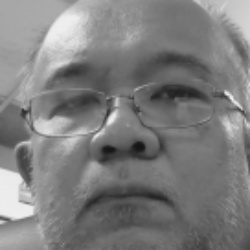
#> input picture OpenCV/faces/1.jpg, 250 x 250 px
$ python 1062_FaceRecognizer.py
#> lines starting #> are read from the running program, lines starting #| are printed output that depends on the picture; after the words box and inside, x2 and y2 are one past the last pixel; in counts of white or black regions, pixels touching at a corner belong together
#!/usr/bin/env python

import cv2
import numpy as np

from os import listdir
from os.path import isfile, join

path = './faces/'

print(dir(cv2.face))

path_files = [f for f in listdir(path) if isfile(join(path, f))]

Training, Index = [], []

for i, files in enumerate(path_files):
    path_image = path + path_files[i]

    train_images = cv2.imread(path_image, cv2.IMREAD_GRAYSCALE)
#> train_images is the input picture: shape (250, 250); min 20, max 239, mean 126.1

    Training.append(np.asarray(train_images, dtype=np.uint8))

    Index.append(i)

Index = np.asarray(Index, dtype=np.int32)

face_recognizer = cv2.face.LBPHFaceRecognizer_create()
face_recognizer.train(np.asarray(Training), np.asarray(Index))

print("Training completed successfully")

face_detect = cv2.CascadeClassifier('haarcascade_frontalface_default.xml')

if face_detect.empty():
    raise IOError('Unable to haarcascade_frontalface_default.xml file')


def face_detector(image, size=0.5):
    gray = cv2.cvtColor(image, cv2.COLOR_BGR2GRAY)

    face_detection = face_detect.detectMultiScale(gray, 1.2, 5)

    if face_detection is ():
        return image, []

    for (x, y, w, h) in face_detection:
        cv2.rectangle(image, (x, y), (x + w, y + h), (0, 0, 255), 4)

        cropped = image[y:y + h, x:x + w]

        cropped = cv2.resize(cropped, (250, 250))

    return image, cropped


capture = cv2.VideoCapture(0)

while True:
    ret, capturing = capture.read()
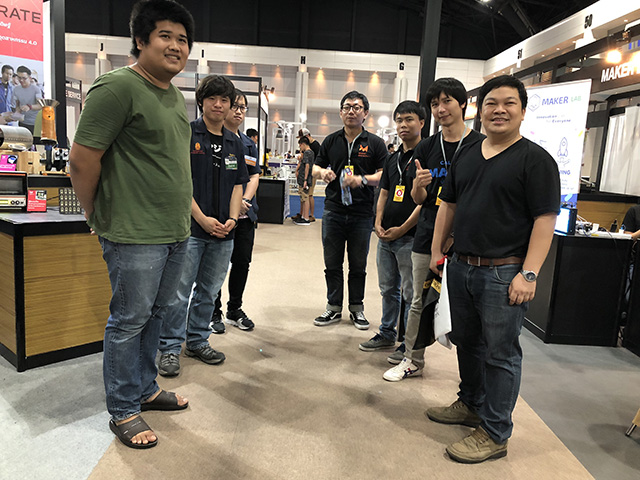
#> input picture OpenCV/image_01.jpg, 640 x 480 px, given in place of the camera
#> capturing is the input picture: shape (480, 640, 3); mean B, G, R 95.5, 107.9, 116.4
    capturing = cv2.resize(capturing, None, fx=0.5, fy=0.5, interpolation=cv2.INTER_LINEAR)
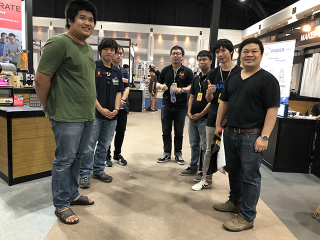
#> capturing: shape (240, 320, 3); mean B, G, R 95.6, 108, 116.5

    image, faces = face_detector(capturing)
#> in face_detector, `gray = cv2.cvtColor(image, cv2.COLOR_BGR2GRAY)`:
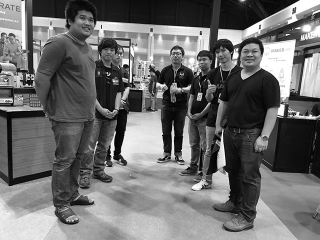
#> gray: shape (240, 320); min 1, max 255, mean 109.2
#> in face_detector, `face_detection = face_detect.detectMultiScale(gray, 1.2, 5)`: face_detection = ()
#> faces = []

    try:
        faces = cv2.cvtColor(faces, cv2.COLOR_BGR2GRAY)

        matching = face_recognizer.predict(faces)

        if matching[1] < 500:
            score = int(100 * (1 - (matching[1]) / 350))
            string = str(score) + '% Matching Confidence'

        if score > 85:
            # Input the text string using cv2.putText
            # cv2.putText(image, string, orgin, font, fontScale, color, thickness)
            cv2.putText(image, string, (0, 100), cv2.FONT_HERSHEY_COMPLEX, 1, (0, 255, 255), 2)
            cv2.putText(image, "Welcome Nat", (30, 20), cv2.FONT_HERSHEY_COMPLEX, 1, (0, 255, 255), 2)

            # Display Real-time Face Recognition using imshow built-in function
            cv2.imshow('Real-time Face Recognition', image)

        else:
            cv2.putText(image, "This is NOT Steven", (75, 50), cv2.FONT_HERSHEY_COMPLEX, 1, (0, 0, 255), 3)
            cv2.imshow('Real-time Face Recognition', image)

    except:
        cv2.putText(image, "FACE NOT FOUND ", (20, 125), cv2.FONT_HERSHEY_COMPLEX, 1, (0, 0, 255), 3)
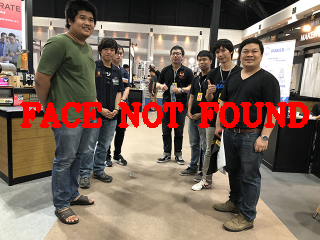
#> image: shape (240, 320, 3); 5.22% of pixels changed, all inside (x1, y1, x2, y2) = (20, 102, 309, 128)
        cv2.imshow('Real-time Face Recognition', image)
        pass

    c = cv2.waitKey(1)
#> (key Esc is pressed here)
    if c == 27:
        break

capture.release()

cv2.destroyAllWindows()
